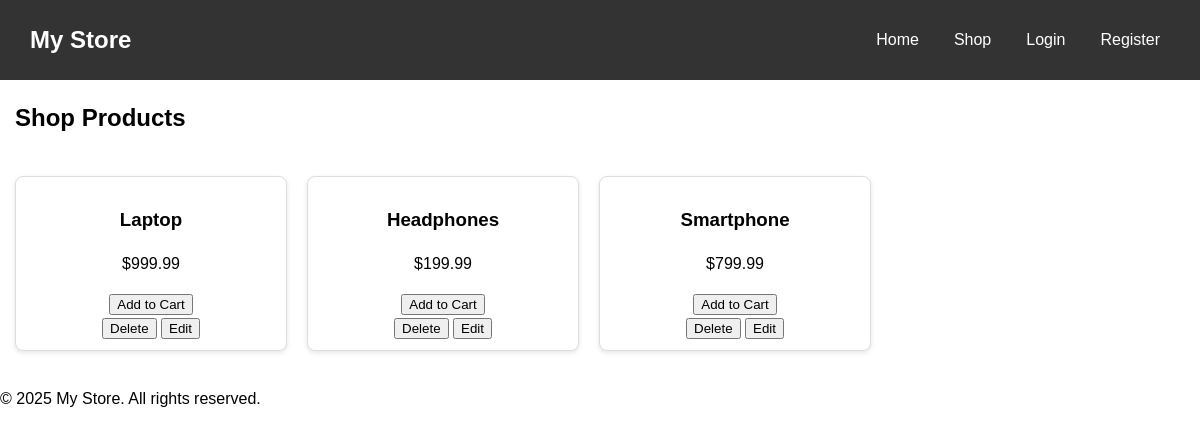
The app's page /, older data.
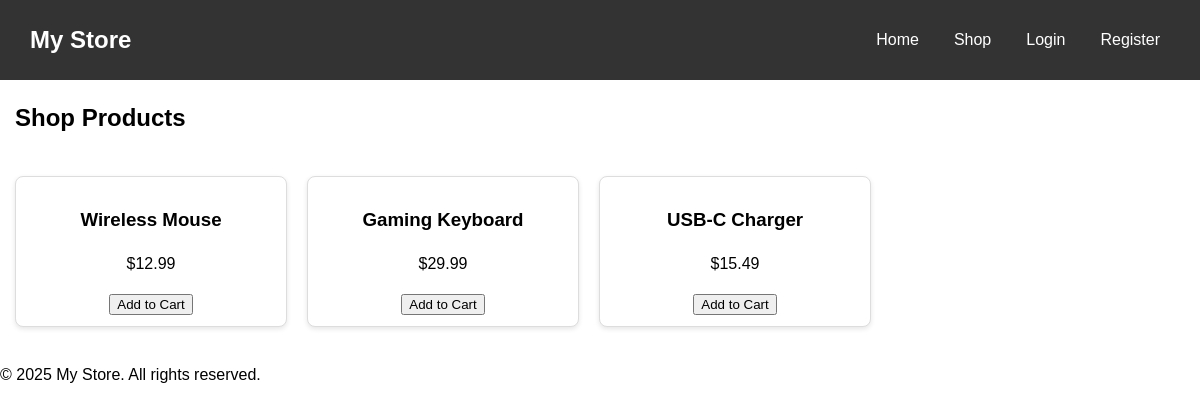
The same page, newer data.
### tables this page shows
CREATE TABLE products (
    id INTEGER PRIMARY KEY AUTOINCREMENT,
    name TEXT NOT NULL,
    price REAL NOT NULL,
    description TEXT NOT NULL
, seller_id INTEGER, inventory INTEGER DEFAULT 0);

### app.py (the view)
@app.route('/')
def home():
    products = db.get_all_products()
    return render_template('shop.html', products=products)

### app.py (called while the page is built)
@app.context_processor
def inject_csrf_token():
    return dict(csrf_token=generate_csrf)

### db/database.py (called while the page is built)
    def connect(self):
        conn = sqlite3.connect(self.db_path, timeout=10, check_same_thread=False)
        conn.row_factory = sqlite3.Row
        return conn

    def get_all_products(self):
        with self.connect() as conn:
            products = conn.execute("SELECT * FROM products").fetchall()
        return [dict(row) for row in products]

### templates/shop.html (shortened to what this page needs)
{% extends "base.html" %}
{% block content %}
<section id="products">
  <h2>Shop Products</h2>
  <div class="product-list">
    {% for product in products %}
      <div class="product-item"
     onclick="window.location.href=`{{ url_for('product_detail', product_id=product.id) }}`"
     style="cursor:pointer;">
          <h3>{{ product.name }}</h3>
        <p>${{ product.price }}</p>
        <form action="{{ url_for('add_to_cart', product_id=product.id) }}" method="POST">
          <button type="submit">Add to Cart</button>
        </form>
        {% if session.get('role') in ['admin','Admin'] or product.seller_id == session.get('user_id') %}
          <form method="POST" action="{{ url_for('delete_product', product_id=product.id) }}" style="display:inline;">
            <button type="submit">Delete</button>
          </form>
          <form method="GET" action="{{ url_for('edit_product', product_id=product.id) }}" style="display:inline;">
            <button type="submit">Edit</button>
          </form>
        {% endif %}
      </div>
    {% endfor %}
  </div>
</section>
{% endblock %}

### templates/base.html (shortened to what this page needs)
<!DOCTYPE html>
<html lang="en">
<head>
  <link rel="stylesheet" href="{{ url_for('static', filename='styles.css') }}">
</head>
<body>
  <header>
    <h1>My Store</h1>
    <nav>
      <ul>
        <li><a href="{{ url_for('home') }}">Home</a></li>
        <li><a href="{{ url_for('shop') }}">Shop</a></li>
        {% if session.get('user_id') %}
            <li><a href="{{ url_for('cart') }}">Cart</a></li>
            <li><a href="{{ url_for('logout') }}">Logout ({{ session.get('username') }})</a></li>
        {% else %}
            <li><a href="{{ url_for('login') }}">Login</a></li>
            <li><a href="{{ url_for('register') }}">Register</a></li>
        {% endif %}
      </ul>
    </nav>
  </header>
  <main>
    {% block content %}{% endblock %}
  </main>
  <footer>
    <p>&copy; 2025 My Store. All rights reserved.</p>
  </footer>
</body>
</html>

### static/styles.css (style rules this page uses)
body { font-family: Arial, sans-serif; line-height: 1.5; margin: 0px }
header { display: flex; justify-content: space-between; align-items: center; background-color: #333; padding: 0 30px; height: 80px; }
#products { margin: 15px; }
header h1 { font-size: 1.5rem; color: white; }
nav ul { list-style: none; display: flex; align-items: center; gap: 15px; }
nav ul li a { display: flex; align-items: center; height: 100%; color: white; text-decoration: none; padding: 0 10px; transition: background-color 0.3s; }
.product-list { display: flex; flex-wrap: wrap; gap: 20px; padding: 20px 0; }
.product-item { flex: 1 1 200px; max-width: 250px; border: 1px solid #ddd; padding: 10px; text-align: center; box-shadow: 0 2px 5px rgba(0, 0, 0, 0.1); border-radius: 8px; background-color: #fff; transition: transform 0.2s; }

Row changes from the older to the newer data that the page shows:
removed products: name "Laptop", price "999.99"
removed products: name "Headphones", price "199.99"
removed products: name "Smartphone", price "799.99"
added products: name "Wireless Mouse", price "12.99"
added products: name "Gaming Keyboard", price "29.99"
added products: name "USB-C Charger", price "15.49"
